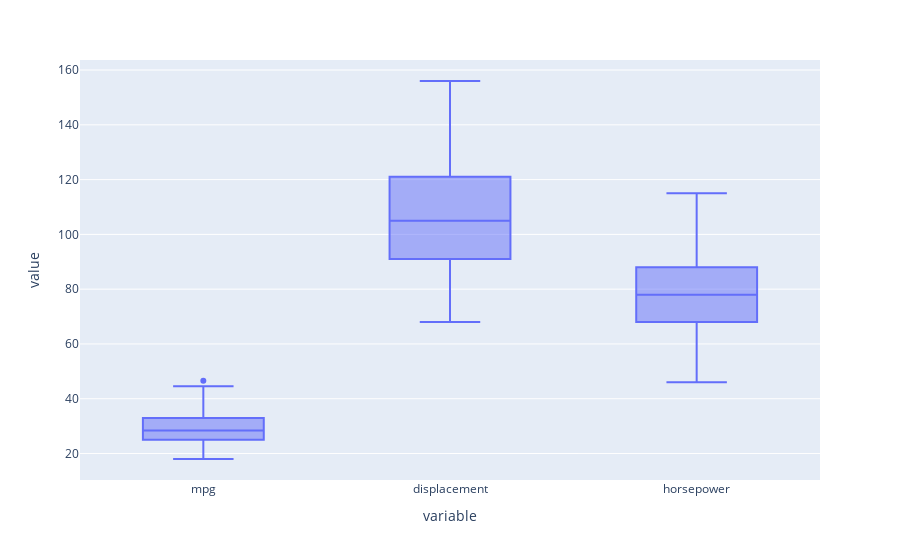

Notebook cell for this chart:
### Markdown cell above
<br>
<details>
    <summary>Blockly Hints</summary>
    <ul>
        <li>Notation
            <ul>
                <li><code>A</code> &nbsp;:&nbsp; <code>B</code>&nbsp; means snap blocks A and B together.</li>
                <li><code>A</code> &nbsp;&lt;-&nbsp; <code>B</code>&nbsp; means insert block B into the hole in block A.</li>
            </ul>
        </li>
        <li>Blocks
            <ul>
                <li>freestyle
                    <ul>
                        <li>Unless specifically instructed, use the first block from the FREESTYLE menu.</li>
                    </ul>
                </li>
                <li><code>with .. do .. using ..</code>
                    <ul>
                        <li>The <code>with .. do .. using ..</code> block is found under VARIABLES.</li>
                        <li>You can use the <code>+ -</code> controls on the block to change the number of notches. Unless specifically instructed, the block should not have any empty notches when you click Blocks to Code. </li>
                        <li>If <code>do</code> dropdown says "!Not populated until you execute code", click anywhere in the notebook tab, then click try "Run All Above Selected Cell" from the "Run" menu.</li> 
                        <li>If <code>with .. do .. using ..</code> block does not want to snap together nicely with the <code>set .. to</code> block, try dragging the <code>set .. to</code> block instead.</li>
                    </ul>
                </li>
                </ul>
                </li>
                <li>variable<ul>
                    <li>After it is created, each variable has its own block at the end of the VARIABLES menu.</li>
                </ul>
                </li>
            </ul>
        </li>
    </ul>
</details>

### Code cell
#!response
px.box(cylinder_4,y=y)

#<xml xmlns="https://developers.google.com/blockly/xml"><variables><variable id="o:L.:2^to^1_-IDQ*J]R">px</variable><variable id="]ZD!a2|%s]~IT/J^Wjb*">cylinder_4</variable></variables><block type="varDoMethod_Python" id="(7hi7H9$g;}%UuL$g0dk" x="88" y="184"><mutation items="2"></mutation><field name="VAR" id="o:L.:2^to^1_-IDQ*J]R">px</field><field name="MEMBER">box</field><data>px:box</data><value name="ADD0"><block type="variables_get" id="~LNb!dSKm/fshlB?Vt$m"><field name="VAR" id="]ZD!a2|%s]~IT/J^Wjb*">cylinder_4</field></block></value><value name="ADD1"><block type="dummyOutputCodeBlock_Python" id=":nNcuf+[Fo{,|J[|U)@6"><field name="CODE">y=y</field></block></value></block></xml>

### Figure 1 — Plotly figure (JSON) as saved in the notebook; plotly's stock layout.template omitted (floating-point values rounded to 4 significant figures; data arrays with more than 128 entries replaced by an {"elided": "..."} marker saying what was removed)
{"data": [{"alignmentgroup": "True", "hovertemplate": "variable=%{x}<br>value=%{y}<extra></extra>", "legendgroup": "", "marker": {"color": "#636efa"}, "name": "", "notched": false, "offsetgroup": "", "orientation": "v", "showlegend": false, "type": "box", "x": {"elided": "597 str values"}, "x0": " ", "xaxis": "x", "y": {"elided": "597 float values"}, "y0": " ", "yaxis": "y"}], "layout": {"autosize": true, "boxmode": "group", "legend": {"tracegroupgap": 0}, "margin": {"t": 60}, "xaxis": {"anchor": "y", "autorange": true, "domain": [0, 1], "range": [-0.5, 2.5], "title": {"text": "variable"}, "type": "category"}, "yaxis": {"anchor": "x", "autorange": true, "domain": [0, 1], "range": [10.33, 163.7], "title": {"text": "value"}, "type": "linear"}}}
